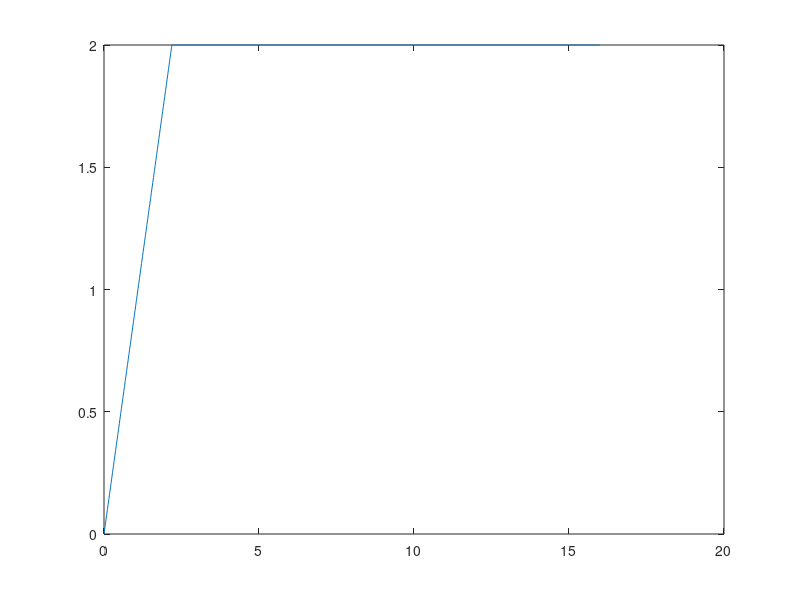

MATLAB code for this plot:
%Create random trace to initialise AI learning
close all
clear all
endTime=16
timeStep=1.1/100;%0.01
delay=0 % Add 0 to end for creating delay data
Umax=0.2
Period=1;
pkg load signal
t=(0.0:timeStep:endTime-delay)';
%addedtime=(endTime-delay+timeStep:timeStep:endTime)';
%U=Umax.*(max(t)/2-abs((max(t)/2-t)))./max(t).*sin(2*pi/Period*t);

%U=Umax.*sin(2*pi/Period*t);
% irregular waves
%U=-2*Umax/6*sin(2*pi/Period/1.2*t)+Umax/8*sin(2*pi/Period/0.7*t)+Umax/3*sin(2*pi/Period/2*t)+Umax/6*sin(2*pi/Period/1.*t);
U=ones(ceil(endTime/timeStep),1)*2;
for i=1:200
  U(i)=U(i)*t(i)/t(200);
end
%U=[U; zeros(size(addedtime))];
%t=[t; addedtime];

plot(U);
U=num2cell(U);
t=num2cell(t);
Output=[cell2mat(t),cell2mat(U),zeros(size(cell2mat(U))),zeros(size(cell2mat(U))) ];
plot(cell2mat(t),cell2mat(U))
fid = fopen('Wavemaker.dat', 'w');
fprintf(fid,'%i\n', size(t,1));
fprintf(fid,'(\n')
fprintf(fid,'(%f ( %f %f %f ))\n',Output' )
fprintf(fid,')\n')
fclose(fid)
save('-V7','Initialwavemakerinput.mat','t','U')